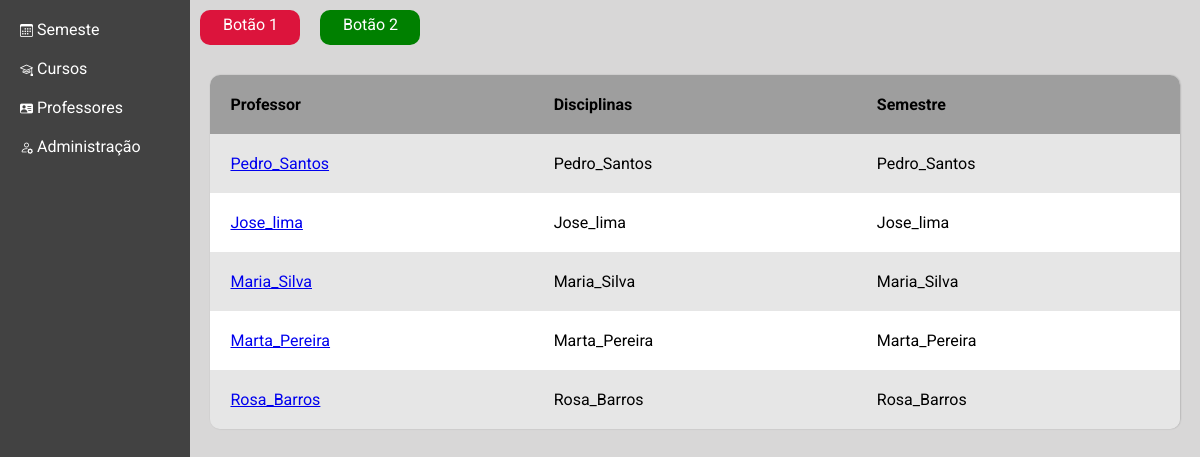
/professores/, run on the app's committed database.
### core/models.py (models this page shows, shortened)
class Professor(models.Model):
    professor = models.OneToOneField(User, verbose_name='professor', on_delete=models.CASCADE)
    disciplinas = models.ManyToManyField(Disciplina, verbose_name='disciplinas')

### core/views.py (the view)
# urls.py: path('professores/', views.professores, name='professores'),
def professores(request):
    professor = Professor.objects.all()
    context = {
        'professor':professor
    }
    return render(request, 'professores.html', context)

### core/templates/professores.html
{% extends "base.html" %}
{% block conteudo %}
<table>
    <thead>
        <tr>
            <th>Professor</th>
            <th>Disciplinas</th>
            <th>Semestre</th>
        </tr>
    </thead>
    <tbody>
       {% for i in professor %}
       <tr>
            <td>
                <a href="#">{{i.professor}}</a>
            </td>
            <td>
                {{i.professor}}
            </td>
            <td>
                {{i.professor}}
            </td>
       </tr>
       {% endfor %}
    </tbody>
</table>
{% endblock conteudo %}

### core/static/style.css (style rules this page uses)
* { padding: 0; margin: 0; box-sizing: border-box; font-family: roboto, regular400; }
body { display: flex; flex-wrap: wrap; }
table { border-collapse: collapse; border-radius: 10px; overflow: hidden; width: 100%; box-shadow: 0.5px 0px 1.5px rgba(0, 0, 0, 0.226); }
th { background-color: #9e9e9e; text-align: left; }
table tr:nth-child(odd) { background-color: #e6e6e6; }
table tr:nth-child(even) { background-color: #ffffff; }
td, th { padding: 20px; }

### data on the page
Professor: professor "Pedro_Santos"
Professor: professor "Jose_lima"
Professor: professor "Maria_Silva"
Professor: professor "Marta_Pereira"
Professor: professor "Rosa_Barros"
